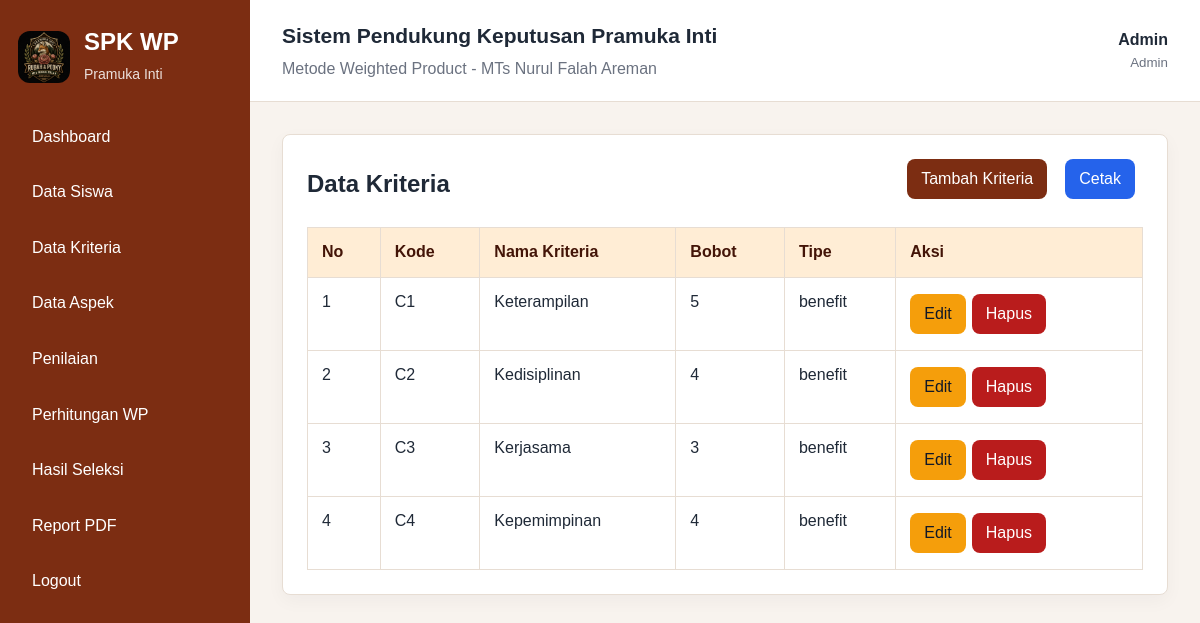
/pages/kriteria/index.php (signed in), run on the app's committed database.
### tables this page shows
CREATE TABLE kriteria (
    id_kriteria INT AUTO_INCREMENT PRIMARY KEY,
    kode_kriteria VARCHAR(10) NOT NULL UNIQUE,
    nama_kriteria VARCHAR(100) NOT NULL,
    bobot FLOAT NOT NULL,
    tipe ENUM('benefit','cost') NOT NULL DEFAULT 'benefit'
);

### includes/auth.php (called while the page is built, shortened)
<?php
function e($value): string
{
    return htmlspecialchars((string) $value, ENT_QUOTES, 'UTF-8');
}

### pages/kriteria/index.php (the view, shortened to what this page needs)
<?php
require_once __DIR__ . '/../../config/database.php';
require_once __DIR__ . '/../../includes/auth.php';
$rows = $pdo->query('SELECT * FROM kriteria ORDER BY kode_kriteria ASC')->fetchAll();
include __DIR__ . '/../../includes/header.php';
?>
<div class="card">
    <div class="toolbar"><h2>Data Kriteria</h2><div><a class="btn btn-primary" href="tambah.php">Tambah Kriteria</a><a class="btn btn-print" href="cetak.php" target="_blank">Cetak</a></div></div>
    <div class="table-responsive"><table id="data-table">
        <thead><tr><th>No</th><th>Kode</th><th>Nama Kriteria</th><th>Bobot</th><th>Tipe</th><th>Aksi</th></tr></thead>
        <tbody><?php foreach ($rows as $i => $row): ?><tr><td><?= $i + 1 ?></td><td><?= e($row['kode_kriteria']) ?></td><td><?= e($row['nama_kriteria']) ?></td><td><?= e($row['bobot']) ?></td><td><?= e($row['tipe']) ?></td><td><a class="btn btn-warning" href="edit.php?id=<?= e($row['id_kriteria']) ?>">Edit</a><a class="btn btn-danger" href="hapus.php?id=<?= e($row['id_kriteria']) ?>" data-confirm="Hapus kriteria ini?">Hapus</a></td></tr><?php endforeach; ?></tbody>
    </table></div>
</div>
<?php include __DIR__ . '/../../includes/footer.php'; ?>

### assets/css/style.css (style rules this page uses)
:root { --primary: #7c2d12; --primary-light: #ffedd5; --dark: #1f2937; --muted: #6b7280; --border: #e7ddd3; --bg: #f8f3ee; --white: #ffffff; --danger: #b91c1c; --warning: #854d0e; }
* { box-sizing: border-box; }
body { margin: 0; font-family: Arial, sans-serif; background: var(--bg); color: var(--dark); line-height: 1.55; }
a { color: inherit; text-decoration: none; }
.card { background: var(--white); border: 1px solid var(--border); border-radius: 8px; padding: 24px; margin-bottom: 24px; box-shadow: 0 6px 18px rgba(15, 23, 42, .04); }
.card h2, .card h3 { margin: 0 0 16px; line-height: 1.3; }
.toolbar { display: flex; justify-content: space-between; gap: 16px; flex-wrap: wrap; align-items: center; margin-bottom: 20px; }
.toolbar h2 { margin: 0; line-height: 1.3; }
.toolbar>div { display: flex; flex-wrap: wrap; gap: 10px; }
.table-responsive { overflow-x: auto; }
table { width: 100%; border-collapse: collapse; background: var(--white); }
th, td { border: 1px solid var(--border); padding: 12px 14px; text-align: left; vertical-align: top; }
th { background: var(--primary-light); color: #431407; }
td .btn { margin: 4px 6px 4px 0; }
.btn { display: inline-flex; align-items: center; justify-content: center; gap: 6px; border: 0; border-radius: 8px; padding: 10px 14px; cursor: pointer; background: #e5e7eb; color: var(--dark); margin: 0 8px 8px 0; line-height: 1.25; min-height: 40px; }
.btn-primary { background: var(--primary); color: var(--white); }
.btn-danger { background: var(--danger); color: var(--white); }
.btn-warning { background: #f59e0b; color: #111827; }
.btn-print { background: #2563eb; color: var(--white); }

### data on the page
kriteria: kode_kriteria "C1", nama_kriteria "Keterampilan", bobot "5", tipe "benefit"
kriteria: kode_kriteria "C2", nama_kriteria "Kedisiplinan", bobot "4", tipe "benefit"
kriteria: kode_kriteria "C3", nama_kriteria "Kerjasama", bobot "3", tipe "benefit"
kriteria: kode_kriteria "C4", nama_kriteria "Kepemimpinan", bobot "4", tipe "benefit"

### other printed values
$_SESSION['user']['nama'] "Admin"
str_replace('_', ' ', user_role()) "Admin"
